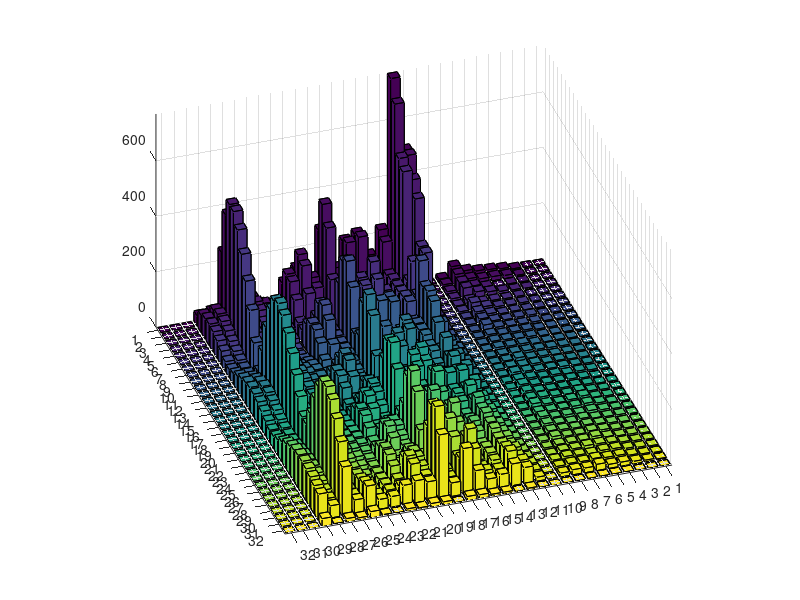

The MATLAB script that drew this image: (Note: this script raises an error after producing the figure.)
clc
clear
close all
clc
clear
close all

input = [0.56419 0.750403 0.660522 0.911273 1.34284 1.50121 1.34837 1.305 1.65285 1.95048 1.8992 1.70324 1.84558 2.21515 2.33643 2.14315 2.0558 2.35662 2.63985 2.5734 2.35395 2.45887 2.81079 2.93 2.72624 2.61385 2.88901 3.17099 3.10471 2.87211 2.95047 0.0621628 
2.25676 2.44332 1.42213 1.76903 1.95221 1.78768 2.18511 3.1298 3.22037 3.22354 3.52132 3.54031 4.41476 4.63621 4.677 5.68094 5.03376 3.09151 3.65267 4.86399 4.61605 4.36635 6.02914 6.32874 5.15124 5.98927 6.68356 6.17421 5.6615 5.44711 6.29439 0.58132 
4.23142 3.94456 3.4733 4.12155 2.3928 3.55288 3.73559 3.38994 4.2894 4.46669 4.38115 5.8908 6.43707 6.06561 5.73139 7.16062 8.34532 7.0581 7.71016 7.28282 7.52989 10.1024 9.13888 7.78747 8.42773 8.5418 8.21797 9.38484 9.48922 8.68203 9.59718 1.00255 
12.1301 11.3906 4.38321 5.95409 5.66948 5.934 4.4239 7.94437 6.94301 4.47371 4.38464 5.56272 7.82891 6.10774 8.14562 9.06205 6.32662 10.5496 10.4044 14.5675 19.2359 16.5443 13.5351 10.0534 12.8025 14.1586 12.18 15.7171 16.5669 15.4267 14.6434 3.15166 
16.6436 14.827 2.39728 8.70413 5.45704 5.55617 6.94175 8.20591 7.55852 9.31936 8.58058 6.93269 9.11779 8.56121 7.7632 10.2983 11.0582 10.1053 10.4061 10.4188 14.2218 13.7182 10.3337 16.4303 16.6698 18.0921 21.2474 18.4116 17.8063 15.6946 14.3639 3.06792 
19.7466 14.9117 8.60657 14.3124 7.28036 7.578 5.81251 7.1823 8.30536 10.065 9.50471 13.349 11.552 8.70406 11.8343 10.2614 9.21384 11.1927 10.3937 12.0246 11.0339 12.7843 12.9788 9.5173 12.4312 13.6695 15.5631 18.974 13.7465 19.6121 22.3798 3.3702 
28.2095 22.8572 19.9214 22.0993 7.71517 15.5638 13.1066 10.913 11.2476 9.18182 13.0494 12.9474 12.7867 16.9377 11.3796 15.4616 14.6363 13.3177 12.989 16.2006 14.4635 13.1735 12.7353 14.0412 15.0713 14.5534 15.3934 15.9649 16.0502 16.4949 16.7629 2.93363 
51.0592 46.3167 41.0614 43.5024 21.1156 36.9497 27.5259 25.7032 26.9192 15.5808 14.876 15.2229 12.7405 13.8816 15.5851 18.4932 16.1136 21.7614 20.957 19.0624 22.5763 15.6725 22.4276 20.5124 18.0191 20.9186 15.6472 17.0764 19.0989 17.6488 18.3546 1.88541 
14.3868 17.0769 15.6524 12.8825 9.96753 12.7228 11.6848 12.1272 11.5386 11.129 10.5531 11.8841 11.8757 12.1254 14.2101 13.0911 13.9406 13.2883 10.5865 11.2834 11.1311 11.128 12.6271 12.6161 11.4516 12.0026 11.2907 10.6077 13.7815 14.5932 13.8152 1.33262 
0 0 0 0 0 0 0 0 0 0 0 0 0 0 0 0 0 0 0 0 0 0 0 0 0 0 0 0 0 0 0 0 
17.2078 20.836 18.0636 16.683 12.4326 11.9507 8.91597 8.44977 10.9292 10.6137 11.615 11.5686 12.0778 12.079 11.7517 11.8875 10.2898 10.4468 11.1811 9.20151 10.7776 12.3525 11.2903 13.6184 14.1972 13.4675 15.4109 15.8321 15.9627 15.6167 14.4279 2.20272 
501.282 506.952 441.939 396.491 247.298 246.766 105.19 116.603 47.7381 90.4856 42.5067 70.3063 56.1384 69.1823 49.5531 74.5357 40.9878 67.7776 39.5241 57.0972 45.8197 55.7474 50.4413 52.3307 47.2642 52.0781 47.6307 57.7018 50.8908 59.8002 57.1682 6.16326 
768.99 700.15 527.013 502.169 134.087 225.375 128.487 273.385 203.497 211.356 197.736 145.24 74.1067 136.574 92.8296 115.861 90.9214 111.891 74.3042 104.473 77.3714 107.396 91.2262 98.1377 87.5572 88.9032 77.8033 79.9678 91.125 100.179 78.0266 2.28709 
229.907 209.421 113.154 120.864 120.899 123.659 130.519 134.253 86.1158 101.878 103.3 106.429 91.6187 95.6852 73.5396 65.4596 88.7148 111.13 73.5912 83.1147 77.3912 55.0758 60.1783 76.1722 63.1261 41.1067 51.8949 54.8781 51.7965 43.6159 47.9786 7.46126 
146.125 132.469 33.441 77.3199 111.843 74.4482 36.0352 66.7797 72.2955 51.4982 60.2356 76.428 41.5841 36.7739 43.8502 65.8459 37.8352 30.4852 52.5433 56.6709 29.8348 44.3079 39.9418 39.511 36.3984 46.2689 46.4211 36.4256 36.0122 46.5143 39.2444 7.78442 
231.6 243.116 119.23 137.208 223.009 183.93 91.9638 90.1432 188.716 195.758 101.474 141.707 199.499 191.252 116.502 156.025 194.244 170.245 104.751 180.457 201.243 150.68 103.607 149.233 180.693 134.81 77.7672 131.356 180.342 131.951 77.2225 13.6984 
214.11 230.609 119.911 89.4466 173.125 169.194 122.919 67.6264 153.627 207.422 138.681 88.8275 114.066 184.431 159.497 95.6072 115.494 199.089 179.193 133.403 132.395 159.792 187.606 150.969 86.532 126.55 179.755 136.642 90.2675 107.853 164.888 15.4009 
107.196 147.673 116.06 58.8754 38.2807 56.18 67.8395 77.5036 83.2247 76.0177 57.1292 42.3656 43.8255 55.5802 66.2012 60.4839 35.3925 20.6344 39.9454 49.958 46.4901 35.7741 39.2735 56.2226 59.4695 45.333 37.2233 46.3947 49.9274 46.058 48.4431 1.3494 
269.401 384.67 322.409 159.094 34.1263 193.168 295.951 319.106 248.038 103.537 122.394 262.565 315.094 263.121 141.365 68.6763 179.371 266.977 281.986 209.627 81.8156 134.478 255.08 296.126 245.735 130.722 67.2056 192.889 291.203 308.425 229.666 11.3762 
86.8852 127.033 113.416 69.0758 23.4341 34.5272 52.8984 56.7421 55.7471 57.6701 60.9568 59.5872 50.5719 43.1631 56.9169 81.0321 94.6986 88.1935 63.2297 39.7834 54.3114 77.8655 83.7193 71.2416 59.1472 68.7824 84.3572 87.3136 77.6534 67.4833 67.8718 13.2631 
146.689 218.488 201.245 123.701 25.4801 90.6704 157.665 175.701 144.885 80.9397 31.3954 79.9691 117.096 117.13 81.3437 26.3688 47.7466 91.8566 104.79 82.9604 44.7487 57.1169 97.0992 112.488 93.5962 52.5886 50.6511 95.0397 122.113 116.112 79.4966 5.5079 
102.4 155.641 151.394 108.594 50.8675 47.6717 91.9361 118.035 117.567 93.3428 55.0749 33.5751 61.6834 87.7893 91.9695 71.618 35.9575 33.2888 68.481 90.0794 88.8212 67.6337 41.9607 46.508 71.9427 88.5268 87.6489 69.9509 46.1619 46.242 70.8464 9.36254 
34.4156 54.0263 56.9847 49.0863 35.3998 20.9547 9.24463 7.27171 18.2382 31.8294 44.1281 51.5365 51.8023 45.0056 33.7752 23.2334 20.1004 24.2334 29.7221 34.6645 38.8082 41.2597 40.8957 37.5789 32.7977 29.3099 29.2334 31.9156 35.2312 37.5899 38.0361 2.21974 
40.9037 64.9213 70.1631 63.1416 49.1762 33.5443 19.6538 9.43284 15.4407 32.3444 50.2068 64.2785 71.0845 69.3805 60.8199 49.9308 42.8255 42.5506 45.8967 49.2085 51.8636 54.2701 55.6642 54.2329 48.6788 39.3949 28.9359 22.3284 23.7702 29.5905 35.3582 4.19653 
57.5473 92.1659 101.489 94.0083 75.9172 53.3149 30.7806 13.2755 23.1736 47.0268 71.5593 91.98 104.65 108.27 104.738 98.664 94.8953 94.9755 96.6738 97.41 96.6487 95.199 93.1937 89.2938 82.0402 71.9819 63.1102 61.6357 69.3767 81.2006 91.5236 22.7418 
62.3429 100.353 111.723 105.546 88.4619 67.5443 48.846 35.6827 30.0666 35.558 50.1338 66.7327 79.6957 86.0045 85.6064 81.1543 76.5158 74.1549 73.6704 73.5643 73.5758 74.4549 75.9415 75.957 72.1093 63.6394 52.4431 43.0907 40.4553 44.0908 49.559 8.31654 
251.064 409.699 470.061 467.772 424.73 360.326 286.405 204.244 110.228 32.5041 127.934 237.513 325.353 378.409 392.566 373.066 331.745 281.052 227.726 172.662 124.001 121.658 182.541 261.076 326.928 365.571 372.001 348.686 302.807 242.728 175.907 13.2454 
45.1352 72.9093 81.7944 78.3174 67.1491 53.2507 40.7399 31.4782 26.3752 29.1484 40.9455 56.3666 69.8777 77.731 78.2043 71.7871 61.063 50.1868 43.5245 42.7944 46.0653 51.1716 57.2538 63.4674 68.2434 69.8746 67.4388 61.3508 53.4579 46.7029 43.9352 2.99011 
37.2365 62.0147 73.8657 77.0182 72.9132 62.9423 49.1327 35.2408 29.3606 37.6201 52.2631 66.2744 76.6245 81.8869 81.5175 75.7324 65.6137 53.5514 44.3397 44.8237 56.1372 72.4371 88.8506 102.713 112.604 117.895 118.591 115.263 108.986 101.247 93.7535 28.8658 
0 0 0 0 0 0 0 0 0 0 0 0 0 0 0 0 0 0 0 0 0 0 0 0 0 0 0 0 0 0 0 0 
0 0 0 0 0 0 0 0 0 0 0 0 0 0 0 0 0 0 0 0 0 0 0 0 0 0 0 0 0 0 0 0 
0 0 0 0 0 0 0 0 0 0 0 0 0 0 0 0 0 0 0 0 0 0 0 0 0 0 0 0 0 0 0 0 
];


database_data = [0 0 0 0 0 0 0 0 0 0 0 0 0 0 0 0 0 0 0 0 0 0 0 0 0 0 0 0 0 0 0 0 
2.82095 2.71888 1.05078 2.34252 2.4494 1.93877 1.30106 2.91171 4.13131 3.67493 3.86216 4.48139 4.64754 5.11155 5.59118 5.91168 5.30614 4.5713 4.62461 4.01131 4.72296 6.09915 6.68588 6.99043 6.22811 6.40808 7.1605 5.90295 6.28485 7.47224 6.88133 0.278405 
4.51352 4.37583 3.03351 2.50936 1.59078 3.00395 4.3151 5.05278 5.26247 5.26657 3.76724 4.80564 3.43251 5.11793 6.87887 6.76232 7.27575 5.79817 6.36587 6.19281 7.1108 7.72719 7.45951 8.4136 7.60302 8.00236 8.91435 7.90093 5.99562 7.82002 8.3511 0.00862025 
5.92399 5.81178 3.60897 4.04714 4.20161 2.64288 3.62816 4.4592 3.21119 4.83166 7.67804 8.29567 5.85335 5.05609 6.74409 7.47744 4.40506 5.82373 5.51415 7.30521 8.44544 9.69722 10.5707 7.9374 9.14389 8.81561 9.65227 8.97797 8.37823 9.09039 11.1833 1.10513 
15.2331 11.8794 4.409 6.86052 7.89682 12.5958 8.57459 4.95727 8.24852 8.87362 4.96921 5.38251 5.65659 8.51927 9.96464 11.1853 11.3754 9.9868 6.60133 6.39966 5.81032 9.29741 7.41282 11.1453 9.03586 17.1439 20.8918 17.311 21.1726 17.0305 19.3898 8.33987 
19.1824 17.1675 4.1184 7.58657 4.36668 6.14147 11.0814 14.2718 12.2641 7.45566 8.95842 13.9725 15.1209 11.7465 5.30262 7.195 5.89326 8.44356 15.4626 17.5792 15.984 13.0326 7.97398 7.54947 7.33678 9.52504 9.48532 10.7815 9.10984 15.9249 13.277 2.35743 
24.2602 23.7696 12.5871 8.16758 5.15648 10.4993 4.79862 8.23136 12.7306 13.961 11.8864 8.82278 9.77237 14.9748 19.8805 18.4565 14.1027 11.3455 7.48193 9.31975 8.92492 11.9896 16.4783 19.4107 21.3532 19.789 13.7093 11.9607 10.0793 10.163 10.2249 1.46704 
54.4443 56.0591 38.4171 30.6995 6.97713 14.2766 17.6827 20.6405 15.4517 14.4034 9.31614 9.79262 10.4929 13.0067 13.6952 17.5649 25.2727 29.0543 28.2986 25.2539 21.4558 17.6626 13.9089 14.6671 14.8021 18.4755 22.7607 23.6291 23.3661 22.7053 21.4427 3.70897 
17.772 20.5784 13.292 4.922 9.97846 16.6693 21.0852 20.6221 18.6683 13.8385 9.7517 11.3038 15.0259 17.4383 17.5844 14.6572 9.37575 9.82657 11.4312 14.0781 15.4751 15.6311 13.0548 10.2531 9.40928 11.4021 14.5444 14.8798 12.5471 12.2542 11.1781 2.08625 
0 0 0 0 0 0 0 0 0 0 0 0 0 0 0 0 0 0 0 0 0 0 0 0 0 0 0 0 0 0 0 0 
16.9257 23.3661 22.9981 22.9994 20.6229 18.957 19.212 17.3767 16.7899 15.9802 12.5982 11.9173 11.7453 9.87955 10.8791 16.3587 21.6005 20.174 14.2468 13.819 11.9448 8.9464 15.8721 18.7762 18.7476 19.9404 16.6206 13.5682 17.0158 16.3037 12.8974 0.935712 
477.586 523.202 475.442 438.906 336.285 291.417 178.99 158.023 69.5971 89.9077 58.3927 81.3111 58.7578 61.3274 58.6275 71.6584 61.8802 67.1865 63.7385 61.0102 42.2969 45.7853 37.3472 40.5747 45.1858 49.7869 46.7953 55.6706 56.7031 72.3253 75.4857 17.8441 
746.987 783.044 603.943 503.344 223.924 211.449 179.893 266.113 286.482 278.012 217.106 187.199 97.0347 106.349 76.7011 97.5246 94.6978 134.054 100.831 96.6736 79.2212 77.6861 63.7828 74.2612 70.4888 77.9998 76.8973 83.1164 81.7452 88.2707 95.8849 30.8965 
223.983 229.359 92.0973 82.9437 146.996 186.389 189.431 167.015 112.762 80.1555 65.483 80.525 91.7618 95.8177 88.1142 72.6641 49.3139 48.2148 69.545 80.3447 67.6543 52.469 34.9341 47.2559 59.6388 60.4925 48.7208 44.0517 43.299 43.6631 46.6114 13.5536 
136.534 114.965 28.9764 104.426 156.241 133.74 39.7896 58.3374 107.508 108.455 56.5749 39.7119 59.6326 68.3858 40.7271 31.9838 39.5857 47.3909 32.9513 31.5089 43.0352 44.4892 28.2499 38.3248 47.6462 42.9921 27.715 37.9842 42.9408 42.1723 33.616 5.71697 
228.215 195.579 118.05 243.977 282.564 179.806 82.7258 202.747 253.522 171.113 101.773 187.285 208.709 153.746 110.602 154.993 164.74 130.344 113.239 147.467 146.96 121.163 110.728 140.671 143.35 112.908 110.694 144.464 143.196 117.766 106.132 21.6168 
209.314 172.052 119.799 236.202 229.047 114.865 112.273 197.87 166.611 78.0778 121.993 149.89 89.8678 87.4116 132.483 106.971 72.389 129.536 148.086 98.5751 99.3752 164.829 166.096 105.892 101.634 178.04 176.87 108.631 97.3841 168.099 163.392 28.3182 
93.9376 54.8687 109.103 117.176 27.2189 70.4875 97.0724 53.025 51.9329 68.5456 25.7711 35.2019 39.6819 29.1721 21.5288 27.778 23.0244 36.5072 41.4403 33.6934 45.9814 66.6631 38.7948 43.0134 80.2 56.2928 44.0933 72.6746 47.598 46.9859 62.0915 3.58 
256.424 151.002 322.836 357.701 60.5722 239.05 358.171 178.165 229.602 340.183 153.236 176.076 325.726 212.767 122.346 286.198 206.869 109.446 264.172 233.184 57.968 226.085 230.506 89.6544 206.548 239.626 74.7112 182.985 237.084 114.753 172.384 69.8341 
84.0642 44.9738 117.234 109.928 21.1596 84.4053 68.3399 23.4421 50.625 60.3471 52.4181 50.5299 65.3013 72.97 48.3869 60.9036 92.4527 60.174 61.6467 88.8204 58.0224 54.7624 94.9387 71.6979 62.2875 87.2709 82.3518 61.6455 84.4249 87.5477 63.788 16.1473 
142.458 78.0444 205.052 199.268 39.7859 174.231 145.512 61.9985 157.333 135.798 35.6628 117.346 89.1739 51.1454 65.8996 79.3393 46.0046 45.6431 68.7108 81.0142 40.6248 69.902 114.87 69.1601 90.0229 135.022 71.4306 94.364 151.951 87.8786 111.19 55.9282 
105.221 52.6622 162.562 144.012 56.4601 149.037 94.6353 73.6599 144.68 96.6155 75.4465 121.495 47.0425 68.4444 93.4581 61.2055 53.5411 77.9237 40.9974 42.0468 60.7758 53.8328 32.2371 56.174 62.8426 32.3937 67.4356 71.748 37.3237 71.3435 78.5095 3.66224 
32.4409 11.9727 60.4571 37.1422 48.8893 54.4629 14.6261 53.1855 27.2506 33.4761 54.1948 17.3825 57.9181 38.7827 39.5229 54.3766 18.691 52.6496 35.7438 40.3117 51.5163 37.7179 49.1348 48.4801 33.4772 53.1197 28.2101 45.3053 41.9502 33.1885 48.2721 6.77896 
39.7754 13.3788 76.1585 42.6229 67.1679 65.0904 29.6817 68.2257 20.4097 49.0006 60.2281 17.5674 77.9675 31.827 70.4793 59.2555 50.7449 69.298 48.7498 62.7718 64.2383 52.4623 68.9526 52.915 54.6127 58.0381 29.4006 54.8979 26.1154 42.757 45.4043 8.14466 
57.5473 18.2616 111.201 59.6484 100.89 92.8962 49.7044 100.594 25.9789 77.3264 86.8 35.1278 122.447 44.8345 125.337 89.0185 108.606 113.885 100.021 114.737 108.577 102.463 111.181 94.1432 93.7586 93.7287 68.3643 90.327 70.2661 81.3108 93.586 10.6425 
54.1622 16.1773 107.098 53.7878 104.522 86.1288 66.08 98.0696 14.2164 83.3209 49.0063 46.8209 83.8659 22.8254 91.5101 59.206 78.128 87.6477 69.1584 95.139 85.1608 87.2046 104.407 80.5555 105.762 87.0567 85.7116 96.7177 55.6525 96.5171 44.7722 36.9821 
235.549 67.0697 473.97 228.994 485.525 382.402 345.356 467.619 115.008 451.122 148.12 333.498 346.407 157.888 440.062 137.287 407.776 292.704 270.074 385.848 112.994 379.541 199.868 286.421 334.678 174.58 379.202 197.955 317.932 301.266 180.423 146.708 
43.1605 15.8424 85.8862 43.6209 85.2092 69.1415 55.9523 80.8648 17.4742 73.6246 44.8917 51.239 78.8709 35.692 90.9621 55.1313 78.4146 79.6555 49.2306 90.4963 34.3458 86.2501 59.9026 76.2221 83.6899 74.7209 90.2009 82.9274 80.5402 87.4366 66.482 20.0367 
28.2095 7.71398 55.4914 25.9422 53.452 42.1514 34.1196 49.7661 23.2935 47.4382 44.6387 42.0641 62.0885 46.8741 62.6451 61.5197 47.1048 74.3249 32.8792 79.3493 49.9302 77.8338 75.8961 74.9692 90.6655 73.7162 89.8994 71.3042 78.4214 64.6463 68.2741 2.15828 
0 0 0 0 0 0 0 0 0 0 0 0 0 0 0 0 0 0 0 0 0 0 0 0 0 0 0 0 0 0 0 0 
0 0 0 0 0 0 0 0 0 0 0 0 0 0 0 0 0 0 0 0 0 0 0 0 0 0 0 0 0 0 0 0 
0 0 0 0 0 0 0 0 0 0 0 0 0 0 0 0 0 0 0 0 0 0 0 0 0 0 0 0 0 0 0 0 
];



figure,
bar3(input);view([90,-30,60]);set(gcf,'renderer','zbuffer');  set(gca, 'YLim', [0.0 32.0]);
set (gcf,'Position',[400,200,350,262], 'color','w')
% title('Spherical Harmonics Descriptors of The Rotated Model'); 
xlabel('Frequency'); ylabel('Radius'); zlabel('Energy');
x1=xlabel('Frequency');
set(x1,'Rotation',-60);

figure,
bar3(database_data);view([90,-30,60]);set(gcf,'renderer','zbuffer'); set(gca, 'YLim', [0.0 32.0]);
set (gcf,'Position',[400,200,350,262], 'color','w')
% title('Spherical Harmonics Descriptors of The Origin Model'); 
xlabel('Frequency'); ylabel('Radius');zlabel('Energy');
x1=xlabel('Frequency');
set(x1,'Rotation',-60);

